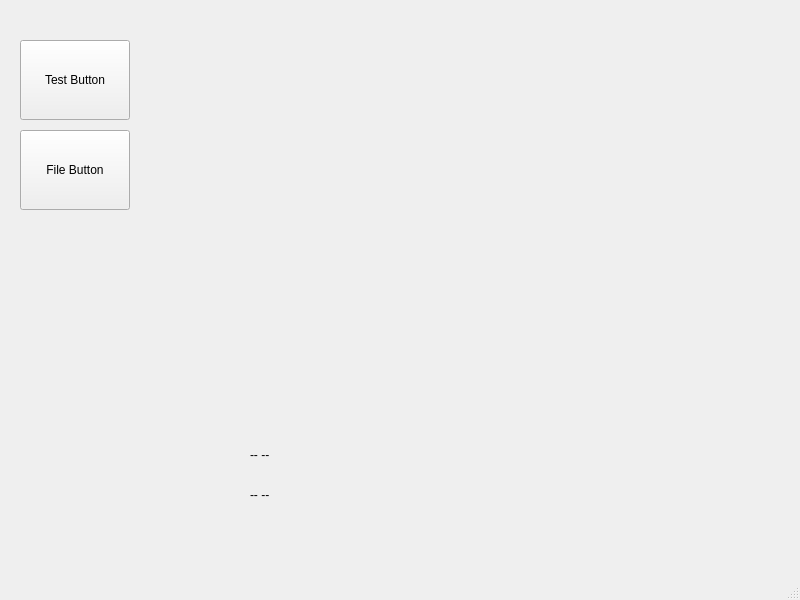
<?xml version="1.0" encoding="UTF-8"?>
<ui version="4.0">
 <class>MainWindow</class>
 <widget class="QMainWindow" name="MainWindow">
  <property name="geometry">
   <rect>
    <x>0</x>
    <y>0</y>
    <width>800</width>
    <height>600</height>
   </rect>
  </property>
  <property name="windowTitle">
   <string>MainWindow</string>
  </property>
  <widget class="QWidget" name="centralwidget">
   <widget class="QPushButton" name="testButton">
    <property name="geometry">
     <rect>
      <x>20</x>
      <y>40</y>
      <width>110</width>
      <height>80</height>
     </rect>
    </property>
    <property name="text">
     <string>Test Button</string>
    </property>
   </widget>
   <widget class="QLabel" name="OperandLabel">
    <property name="geometry">
     <rect>
      <x>250</x>
      <y>480</y>
      <width>300</width>
      <height>30</height>
     </rect>
    </property>
    <property name="text">
     <string>-- -- </string>
    </property>
   </widget>
   <widget class="QLabel" name="OperatorLabel">
    <property name="geometry">
     <rect>
      <x>250</x>
      <y>440</y>
      <width>300</width>
      <height>30</height>
     </rect>
    </property>
    <property name="text">
     <string>-- -- </string>
    </property>
   </widget>
   <widget class="QPushButton" name="FileTransferpushButton">
    <property name="geometry">
     <rect>
      <x>20</x>
      <y>130</y>
      <width>110</width>
      <height>80</height>
     </rect>
    </property>
    <property name="text">
     <string>File Button</string>
    </property>
   </widget>
  </widget>
  <widget class="QMenuBar" name="menubar">
   <property name="geometry">
    <rect>
     <x>0</x>
     <y>0</y>
     <width>800</width>
     <height>22</height>
    </rect>
   </property>
  </widget>
  <widget class="QStatusBar" name="statusbar"/>
 </widget>
 <resources/>
 <connections/>
</ui>
